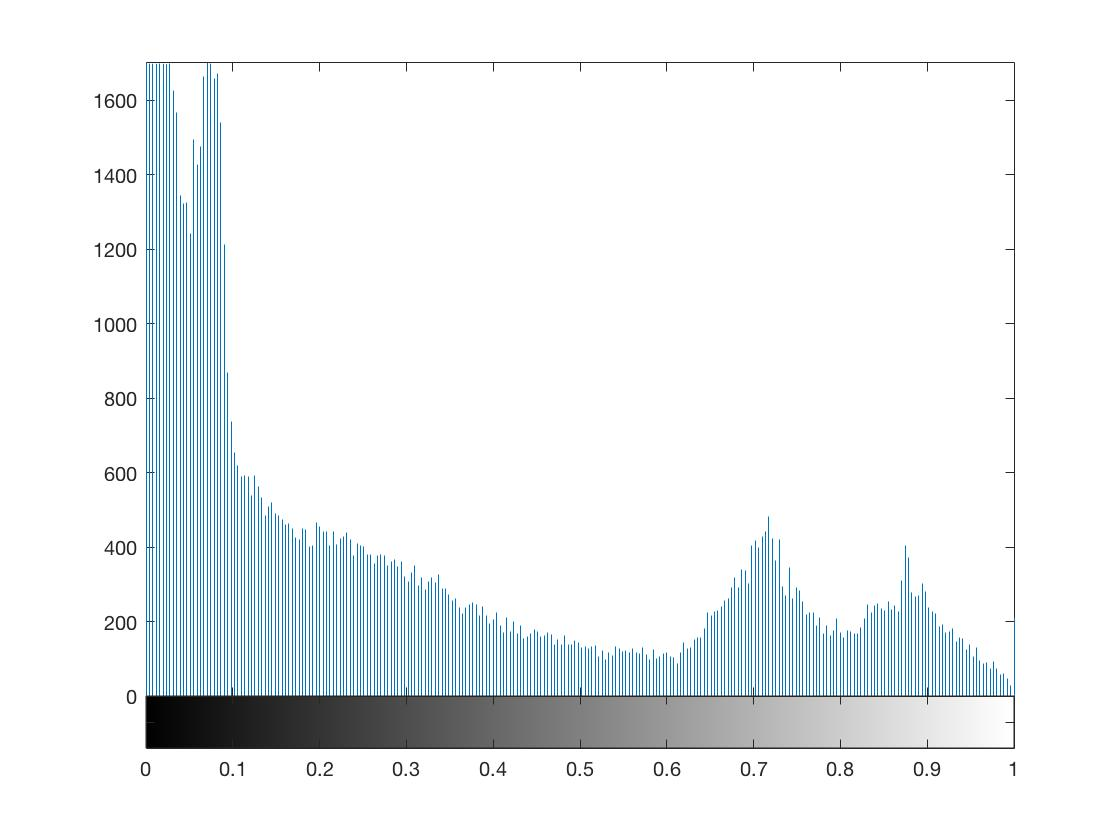
%> input picture HW2_matlab_image_processing/P1_histogram_equalization/P1-bridge-Vhist.jpg, 1120 x 840 px
$ octave --eval "result = myhisteq(imread('P1-bridge-Vhist.jpg'));"   (GNU Octave 9; MATLAB toolbox functions it lacks are replaced by stand-ins)
%> lines starting %> are read from the running program, lines starting %| are printed output that depends on the picture
function J = myhisteq(I)
%% outputs uint8 image
I = im2double(I);

%% Step 1: convert to hsv
hsv = rgb2hsv(I);
%> hsv: size 840x1120x3 double; mean H, S, V 0.0809, 0.0323, 0.951
V = hsv(:,:,3);
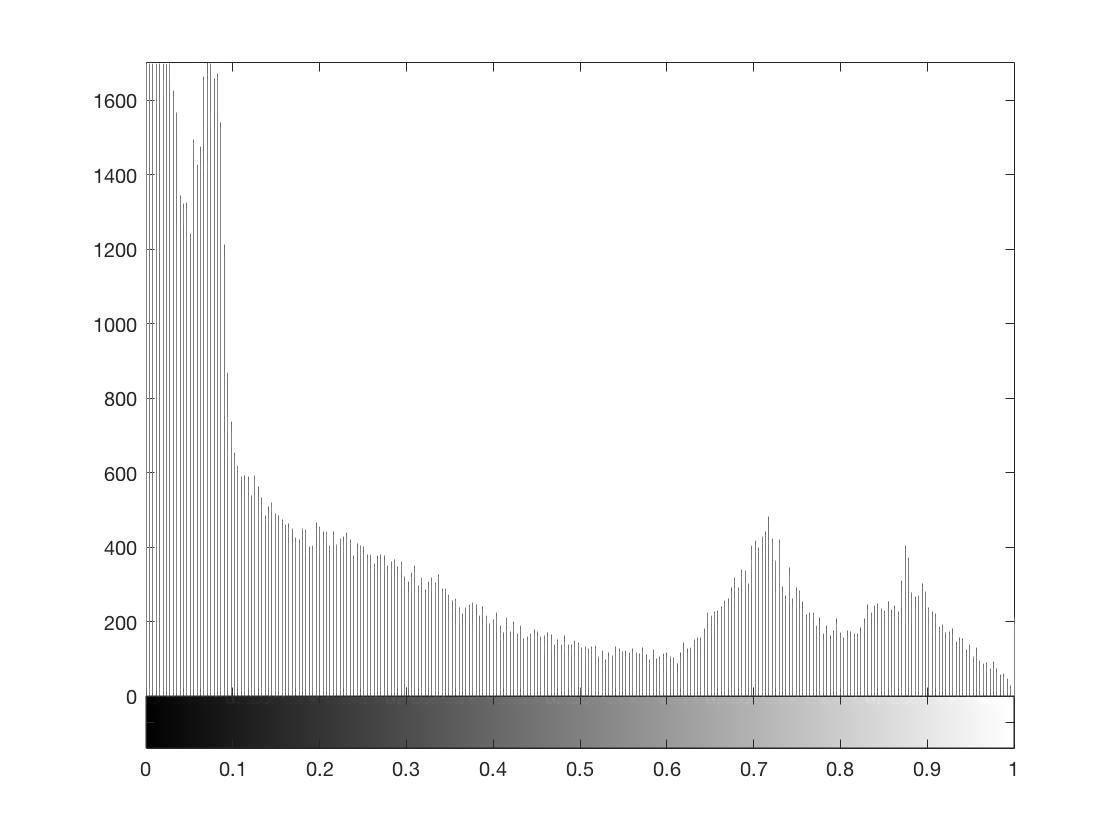
%> V: size 840x1120 double; min 0, max 1, mean 0.951
figure; imhist(V);
%> after `imhist(V)`:
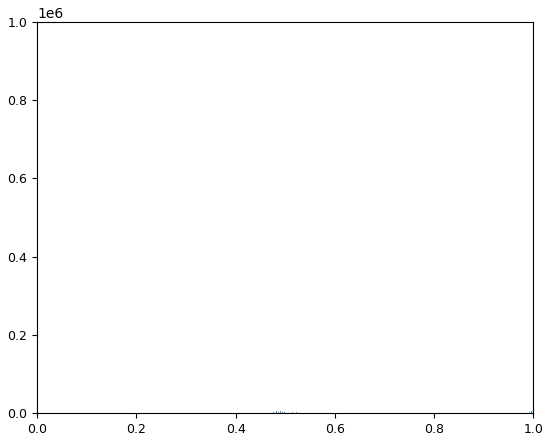
%> figure redrawn from the program's plot data; highest point at x = 1, y = 838908
%% Step 2: Computing the Histogram and cumulative histogram of the V (luminence) image

h = imhist(V);
%> h = 256 values, max 838908 at index 256, min 13 at index 2, mean 3675
c = cumsum(h);
%> c = 256 values from 87 to 940800

%% Step 3: transforming the intensity values in V to occupy the full range 0..255 in a new image W so that the histogram of W is roughly ?flat,?
size_V = size(V);
%> size_V = [840 1120]
total_num_pixel = size_V(1) * size_V(2);
%> total_num_pixel = 940800
Vtemp = im2uint8(V) + 1;
W = max(0, ((256/total_num_pixel) * c( Vtemp(:,:))) - 1);
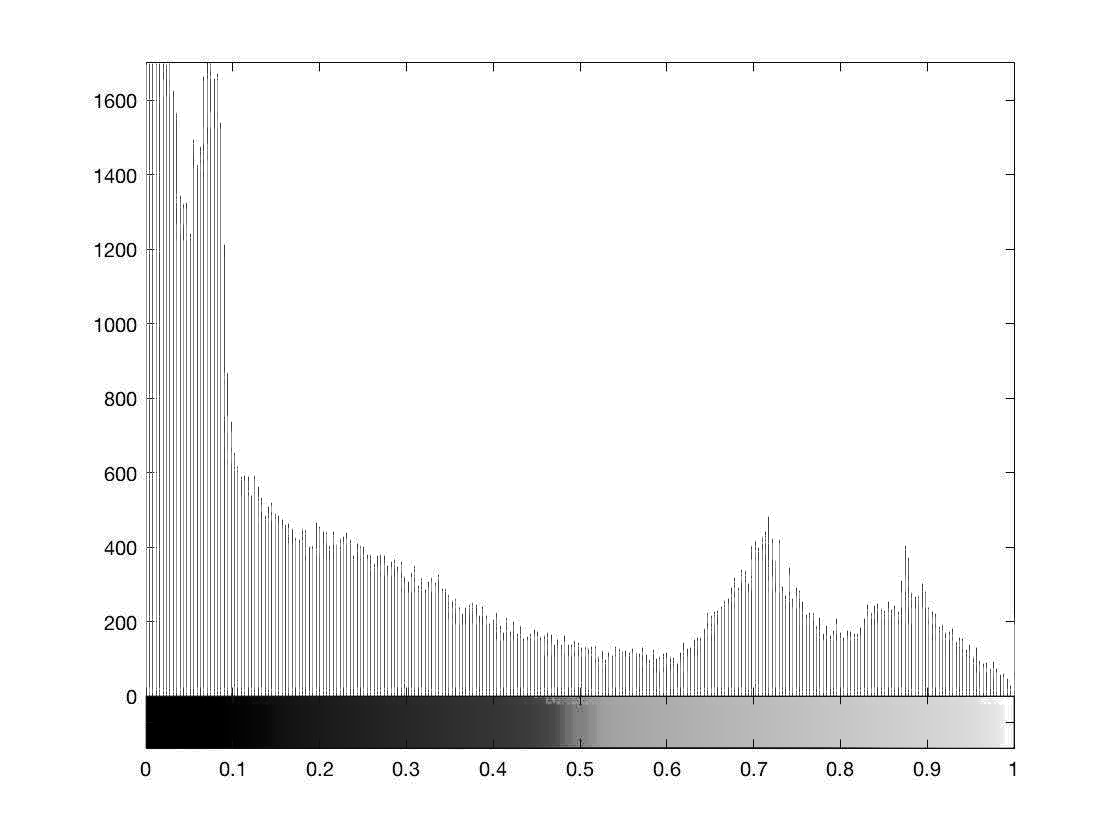
%> W: size 840x1120 double; min 0, max 26.73, mean 25.2; drawn with min black and max white
W = uint8(W);
%> W: size 840x1120 uint8
figure; imhist(W);

%% Step 4: combining the original H and S channels with the W image to create a new color image, which is then converted to an RGB color output image
hsv_out = hsv;
hsv_out(:,:,3) = im2double(W);
%> hsv_out: size 840x1120x3 double; mean H, S, V 0.0809, 0.0323, 0.1
J = hsv2rgb(hsv_out);
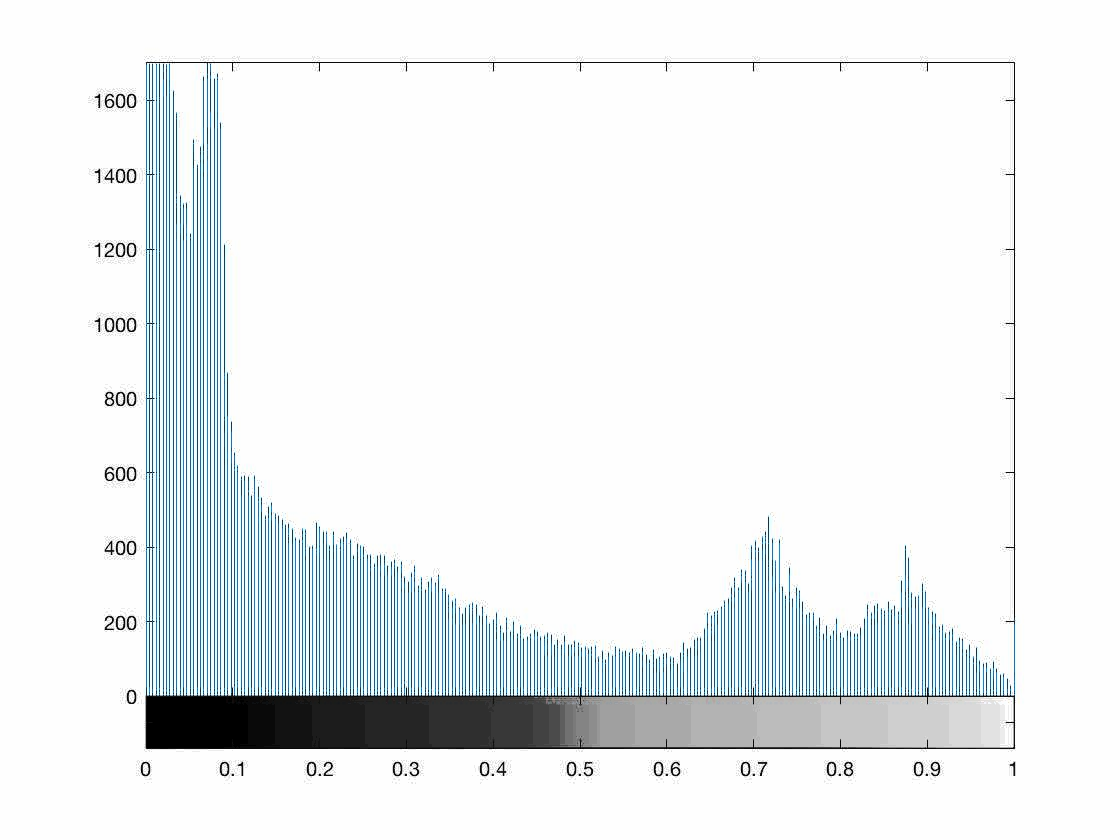
%> J: size 840x1120x3 double; mean R, G, B 0.098, 0.0995, 0.1; drawn with min black and max white
J = im2uint8(J);
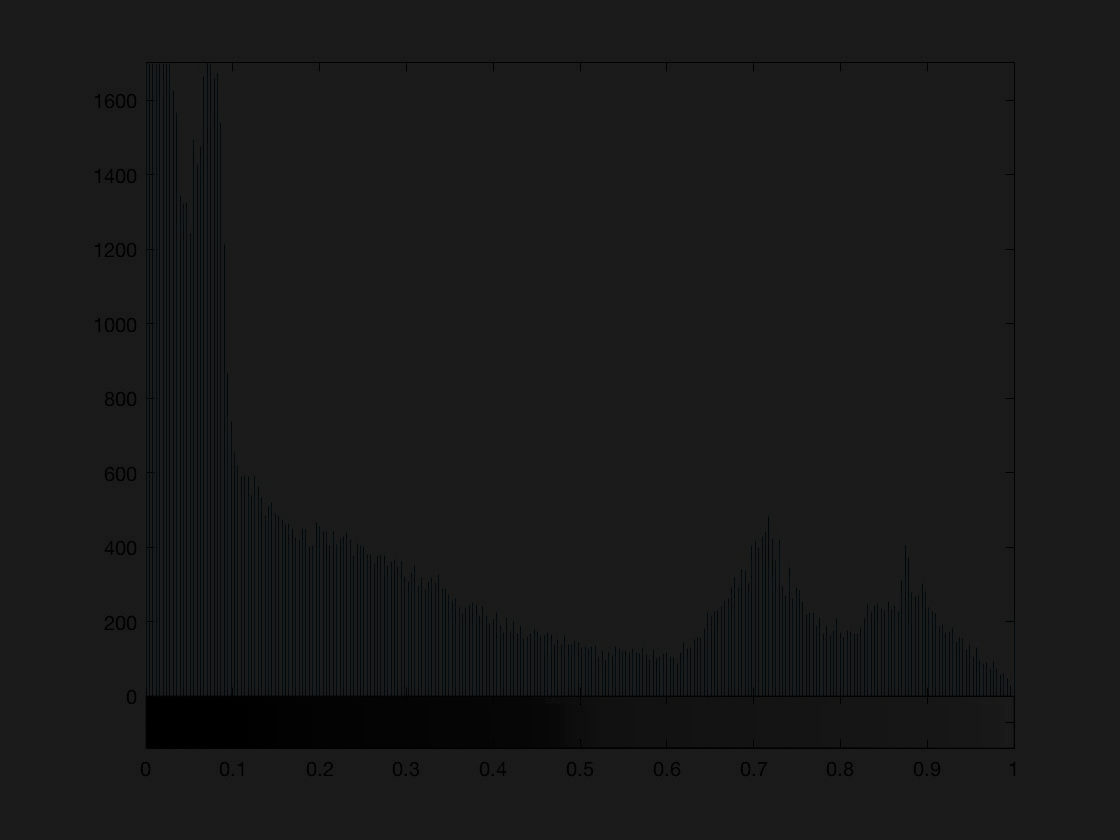
%> J: size 840x1120x3 uint8; mean R, G, B 25, 25.4, 25.5

end
